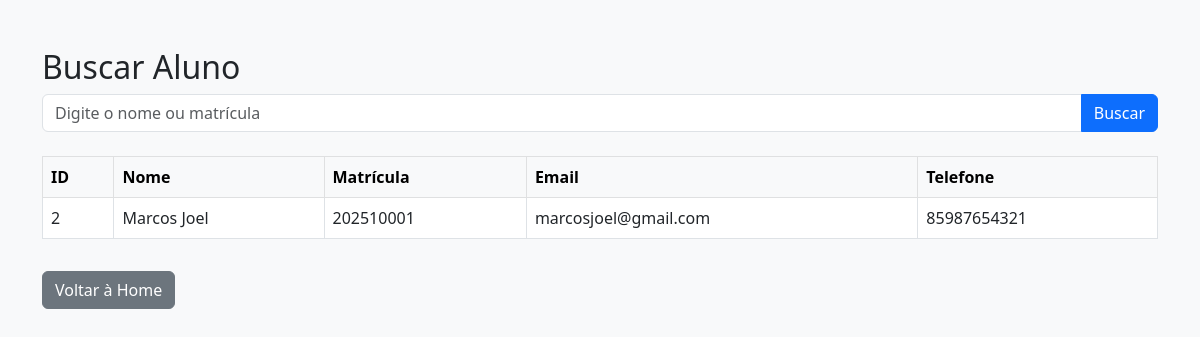
The app's page /buscar.php?busca=Marcos Joel with its own data.
### tables this page shows
CREATE TABLE `alunos` (
  `id` int(11) NOT NULL,
  `nome` varchar(100) NOT NULL,
  `matricula` varchar(20) NOT NULL,
  `email` varchar(100) NOT NULL,
  `telefone` varchar(20) NOT NULL
);

### buscar.php (the view, shortened to what this page needs)
<?php include('config.php'); ?>
<!DOCTYPE html>
<html lang="pt-br">
<head>
    <link href="https://cdn.jsdelivr.net/npm/bootstrap@5.3.0/dist/css/bootstrap.min.css" rel="stylesheet">
</head>
<body class="bg-light">
<div class="container mt-5">
    <h2>Buscar Aluno</h2>
    <form method="get" class="mb-4">
        <div class="input-group">
            <input type="text" name="busca" class="form-control" placeholder="Digite o nome ou matrícula" required>
            <button type="submit" class="btn btn-primary">Buscar</button>
        </div>
    </form>
    <?php
    if (isset($_GET['busca'])) {
        $busca = "%{$_GET['busca']}%";
        $stmt = $conn->prepare("SELECT * FROM alunos WHERE nome LIKE ? OR matricula LIKE ?");
        $stmt->bind_param("ss", $busca, $busca);
        $stmt->execute();
        $result = $stmt->get_result();
        if ($result->num_rows > 0) {
            echo "<table class='table table-bordered'><thead class='table-light'><tr>
                <th>ID</th><th>Nome</th><th>Matrícula</th><th>Email</th><th>Telefone</th></tr></thead><tbody>";
            while($row = $result->fetch_assoc()) {
                echo "<tr><td>".$row["id"]."</td><td>".$row["nome"]."</td><td>".$row["matricula"]."</td>
                      <td>".$row["email"]."</td><td>".$row["telefone"]."</td></tr>";
            }
            echo "</tbody></table>";
        } else {
            echo "<div class='alert alert-warning'>Nenhum aluno encontrado.</div>";
        }
    }
    ?>
    <a class="btn btn-secondary mt-3" href="index.php">Voltar à Home</a>
</div>
</body>
</html>

### records on screen
alunos: id "2", nome "Marcos Joel", matricula "202510001", email "marcosjoel@gmail.com", telefone "85987654321"
